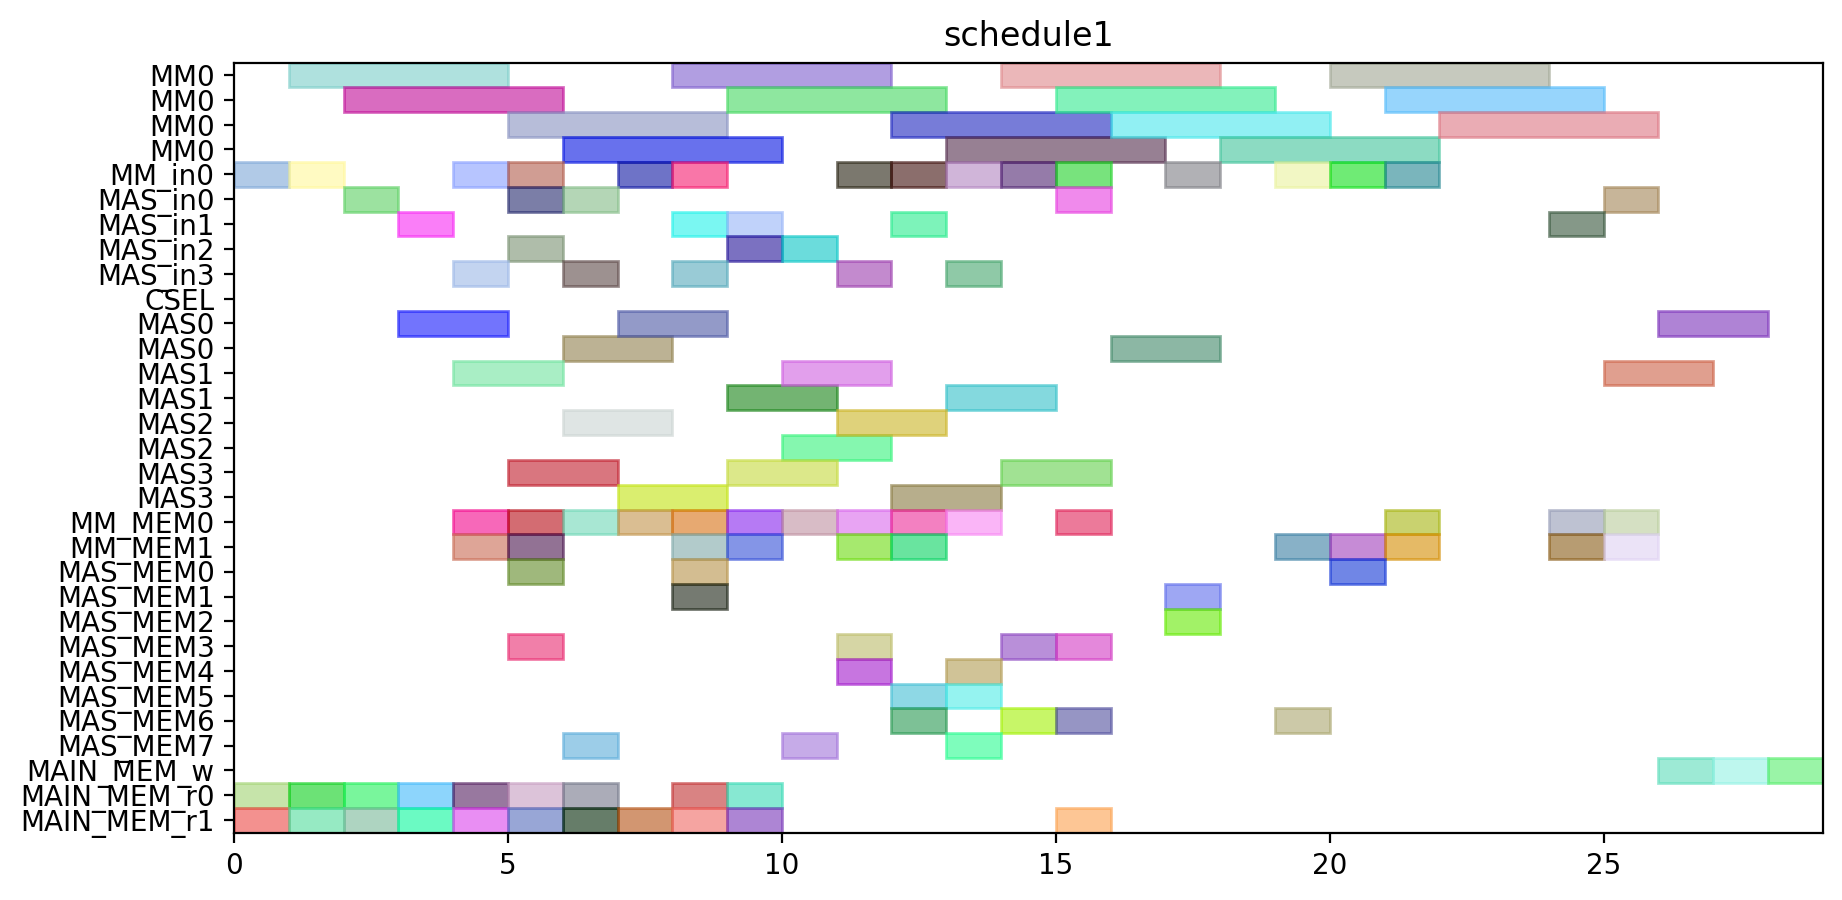

The Python source for this figure:
from pyschedule import Scenario, solvers, plotters, alt


def solve():
	horizon = 142
	S = Scenario("schedule1", horizon=horizon)

	# resource
	MM = S.Resources('MM', num=1, size=4)
	MM_in = S.Resources('MM_in', num=1)
	MAS_in = S.Resources('MAS_in', num=4)
	CSEL = S.Resource('CSEL')
	MAS = S.Resources('MAS', num=4, size=2, periods=range(1, horizon))
	MM_MEM = S.Resources('MM_MEM', num=2)
	MAS_MEM = S.Resources('MAS_MEM', num=8)
	MAIN_MEM_w = S.Resource('MAIN_MEM_w', size=1)
	MAIN_MEM_r = S.Resources('MAIN_MEM_r', num=2)

	# result of previous scheduling
	t0_in = S.Task('t0_in', length=1, delay_cost=1)
	S += t0_in >= 0
	t0_in += MM_in[0]

	t0_mem0 = S.Task('t0_mem0', length=1, delay_cost=1)
	S += t0_mem0 >= 0
	t0_mem0 += MAIN_MEM_r[0]

	t0_mem1 = S.Task('t0_mem1', length=1, delay_cost=1)
	S += t0_mem1 >= 0
	t0_mem1 += MAIN_MEM_r[1]

	t0 = S.Task('t0', length=4, delay_cost=1)
	S += t0 >= 1
	t0 += MM[0]

	t2_in = S.Task('t2_in', length=1, delay_cost=1)
	S += t2_in >= 1
	t2_in += MM_in[0]

	t2_mem0 = S.Task('t2_mem0', length=1, delay_cost=1)
	S += t2_mem0 >= 1
	t2_mem0 += MAIN_MEM_r[0]

	t2_mem1 = S.Task('t2_mem1', length=1, delay_cost=1)
	S += t2_mem1 >= 1
	t2_mem1 += MAIN_MEM_r[1]

	t2 = S.Task('t2', length=4, delay_cost=1)
	S += t2 >= 2
	t2 += MM[0]

	t3_in = S.Task('t3_in', length=1, delay_cost=1)
	S += t3_in >= 2
	t3_in += MAS_in[0]

	t3_mem0 = S.Task('t3_mem0', length=1, delay_cost=1)
	S += t3_mem0 >= 2
	t3_mem0 += MAIN_MEM_r[0]

	t3_mem1 = S.Task('t3_mem1', length=1, delay_cost=1)
	S += t3_mem1 >= 2
	t3_mem1 += MAIN_MEM_r[1]

	t3 = S.Task('t3', length=2, delay_cost=1)
	S += t3 >= 3
	t3 += MAS[0]

	t4_in = S.Task('t4_in', length=1, delay_cost=1)
	S += t4_in >= 3
	t4_in += MAS_in[1]

	t4_mem0 = S.Task('t4_mem0', length=1, delay_cost=1)
	S += t4_mem0 >= 3
	t4_mem0 += MAIN_MEM_r[0]

	t4_mem1 = S.Task('t4_mem1', length=1, delay_cost=1)
	S += t4_mem1 >= 3
	t4_mem1 += MAIN_MEM_r[1]

	t18_in = S.Task('t18_in', length=1, delay_cost=1)
	S += t18_in >= 4
	t18_in += MAS_in[3]

	t18_mem0 = S.Task('t18_mem0', length=1, delay_cost=1)
	S += t18_mem0 >= 4
	t18_mem0 += MM_MEM[0]

	t18_mem1 = S.Task('t18_mem1', length=1, delay_cost=1)
	S += t18_mem1 >= 4
	t18_mem1 += MM_MEM[1]

	t1_in = S.Task('t1_in', length=1, delay_cost=1)
	S += t1_in >= 4
	t1_in += MM_in[0]

	t1_mem0 = S.Task('t1_mem0', length=1, delay_cost=1)
	S += t1_mem0 >= 4
	t1_mem0 += MAIN_MEM_r[0]

	t1_mem1 = S.Task('t1_mem1', length=1, delay_cost=1)
	S += t1_mem1 >= 4
	t1_mem1 += MAIN_MEM_r[1]

	t4 = S.Task('t4', length=2, delay_cost=1)
	S += t4 >= 4
	t4 += MAS[1]

	t1 = S.Task('t1', length=4, delay_cost=1)
	S += t1 >= 5
	t1 += MM[0]

	t14_in = S.Task('t14_in', length=1, delay_cost=1)
	S += t14_in >= 5
	t14_in += MAS_in[0]

	t14_mem0 = S.Task('t14_mem0', length=1, delay_cost=1)
	S += t14_mem0 >= 5
	t14_mem0 += MAIN_MEM_r[0]

	t14_mem1 = S.Task('t14_mem1', length=1, delay_cost=1)
	S += t14_mem1 >= 5
	t14_mem1 += MAIN_MEM_r[1]

	t16_in = S.Task('t16_in', length=1, delay_cost=1)
	S += t16_in >= 5
	t16_in += MAS_in[2]

	t16_mem0 = S.Task('t16_mem0', length=1, delay_cost=1)
	S += t16_mem0 >= 5
	t16_mem0 += MM_MEM[0]

	t16_mem1 = S.Task('t16_mem1', length=1, delay_cost=1)
	S += t16_mem1 >= 5
	t16_mem1 += MM_MEM[1]

	t18 = S.Task('t18', length=2, delay_cost=1)
	S += t18 >= 5
	t18 += MAS[3]

	t5_in = S.Task('t5_in', length=1, delay_cost=1)
	S += t5_in >= 5
	t5_in += MM_in[0]

	t5_mem0 = S.Task('t5_mem0', length=1, delay_cost=1)
	S += t5_mem0 >= 5
	t5_mem0 += MAS_MEM[0]

	t5_mem1 = S.Task('t5_mem1', length=1, delay_cost=1)
	S += t5_mem1 >= 5
	t5_mem1 += MAS_MEM[3]

	t13_in = S.Task('t13_in', length=1, delay_cost=1)
	S += t13_in >= 6
	t13_in += MAS_in[0]

	t13_mem0 = S.Task('t13_mem0', length=1, delay_cost=1)
	S += t13_mem0 >= 6
	t13_mem0 += MAIN_MEM_r[0]

	t13_mem1 = S.Task('t13_mem1', length=1, delay_cost=1)
	S += t13_mem1 >= 6
	t13_mem1 += MAIN_MEM_r[1]

	t14 = S.Task('t14', length=2, delay_cost=1)
	S += t14 >= 6
	t14 += MAS[0]

	t16 = S.Task('t16', length=2, delay_cost=1)
	S += t16 >= 6
	t16 += MAS[2]

	t19_in = S.Task('t19_in', length=1, delay_cost=1)
	S += t19_in >= 6
	t19_in += MAS_in[3]

	t19_mem0 = S.Task('t19_mem0', length=1, delay_cost=1)
	S += t19_mem0 >= 6
	t19_mem0 += MM_MEM[0]

	t19_mem1 = S.Task('t19_mem1', length=1, delay_cost=1)
	S += t19_mem1 >= 6
	t19_mem1 += MAS_MEM[7]

	t5 = S.Task('t5', length=4, delay_cost=1)
	S += t5 >= 6
	t5 += MM[0]

	t13 = S.Task('t13', length=2, delay_cost=1)
	S += t13 >= 7
	t13 += MAS[0]

	t19 = S.Task('t19', length=2, delay_cost=1)
	S += t19 >= 7
	t19 += MAS[3]

	t20_in = S.Task('t20_in', length=1, delay_cost=1)
	S += t20_in >= 7
	t20_in += MM_in[0]

	t20_mem0 = S.Task('t20_mem0', length=1, delay_cost=1)
	S += t20_mem0 >= 7
	t20_mem0 += MM_MEM[0]

	t20_mem1 = S.Task('t20_mem1', length=1, delay_cost=1)
	S += t20_mem1 >= 7
	t20_mem1 += MAIN_MEM_r[1]

	t15_in = S.Task('t15_in', length=1, delay_cost=1)
	S += t15_in >= 8
	t15_in += MM_in[0]

	t15_mem0 = S.Task('t15_mem0', length=1, delay_cost=1)
	S += t15_mem0 >= 8
	t15_mem0 += MAS_MEM[0]

	t15_mem1 = S.Task('t15_mem1', length=1, delay_cost=1)
	S += t15_mem1 >= 8
	t15_mem1 += MAS_MEM[1]

	t20 = S.Task('t20', length=4, delay_cost=1)
	S += t20 >= 8
	t20 += MM[0]

	t6_in = S.Task('t6_in', length=1, delay_cost=1)
	S += t6_in >= 8
	t6_in += MAS_in[3]

	t6_mem0 = S.Task('t6_mem0', length=1, delay_cost=1)
	S += t6_mem0 >= 8
	t6_mem0 += MM_MEM[0]

	t6_mem1 = S.Task('t6_mem1', length=1, delay_cost=1)
	S += t6_mem1 >= 8
	t6_mem1 += MM_MEM[1]

	t9_in = S.Task('t9_in', length=1, delay_cost=1)
	S += t9_in >= 8
	t9_in += MAS_in[1]

	t9_mem0 = S.Task('t9_mem0', length=1, delay_cost=1)
	S += t9_mem0 >= 8
	t9_mem0 += MAIN_MEM_r[0]

	t9_mem1 = S.Task('t9_mem1', length=1, delay_cost=1)
	S += t9_mem1 >= 8
	t9_mem1 += MAIN_MEM_r[1]

	t11_in = S.Task('t11_in', length=1, delay_cost=1)
	S += t11_in >= 9
	t11_in += MAS_in[1]

	t11_mem0 = S.Task('t11_mem0', length=1, delay_cost=1)
	S += t11_mem0 >= 9
	t11_mem0 += MM_MEM[0]

	t11_mem1 = S.Task('t11_mem1', length=1, delay_cost=1)
	S += t11_mem1 >= 9
	t11_mem1 += MM_MEM[1]

	t15 = S.Task('t15', length=4, delay_cost=1)
	S += t15 >= 9
	t15 += MM[0]

	t6 = S.Task('t6', length=2, delay_cost=1)
	S += t6 >= 9
	t6 += MAS[3]

	t8_in = S.Task('t8_in', length=1, delay_cost=1)
	S += t8_in >= 9
	t8_in += MAS_in[2]

	t8_mem0 = S.Task('t8_mem0', length=1, delay_cost=1)
	S += t8_mem0 >= 9
	t8_mem0 += MAIN_MEM_r[0]

	t8_mem1 = S.Task('t8_mem1', length=1, delay_cost=1)
	S += t8_mem1 >= 9
	t8_mem1 += MAIN_MEM_r[1]

	t9 = S.Task('t9', length=2, delay_cost=1)
	S += t9 >= 9
	t9 += MAS[1]

	t11 = S.Task('t11', length=2, delay_cost=1)
	S += t11 >= 10
	t11 += MAS[1]

	t7_in = S.Task('t7_in', length=1, delay_cost=1)
	S += t7_in >= 10
	t7_in += MAS_in[2]

	t7_mem0 = S.Task('t7_mem0', length=1, delay_cost=1)
	S += t7_mem0 >= 10
	t7_mem0 += MM_MEM[0]

	t7_mem1 = S.Task('t7_mem1', length=1, delay_cost=1)
	S += t7_mem1 >= 10
	t7_mem1 += MAS_MEM[7]

	t8 = S.Task('t8', length=2, delay_cost=1)
	S += t8 >= 10
	t8 += MAS[2]

	t10_in = S.Task('t10_in', length=1, delay_cost=1)
	S += t10_in >= 11
	t10_in += MM_in[0]

	t10_mem0 = S.Task('t10_mem0', length=1, delay_cost=1)
	S += t10_mem0 >= 11
	t10_mem0 += MAS_MEM[4]

	t10_mem1 = S.Task('t10_mem1', length=1, delay_cost=1)
	S += t10_mem1 >= 11
	t10_mem1 += MAS_MEM[3]

	t22_in = S.Task('t22_in', length=1, delay_cost=1)
	S += t22_in >= 11
	t22_in += MAS_in[3]

	t22_mem0 = S.Task('t22_mem0', length=1, delay_cost=1)
	S += t22_mem0 >= 11
	t22_mem0 += MM_MEM[0]

	t22_mem1 = S.Task('t22_mem1', length=1, delay_cost=1)
	S += t22_mem1 >= 11
	t22_mem1 += MM_MEM[1]

	t7 = S.Task('t7', length=2, delay_cost=1)
	S += t7 >= 11
	t7 += MAS[2]

	t10 = S.Task('t10', length=4, delay_cost=1)
	S += t10 >= 12
	t10 += MM[0]

	t21_in = S.Task('t21_in', length=1, delay_cost=1)
	S += t21_in >= 12
	t21_in += MAS_in[1]

	t21_mem0 = S.Task('t21_mem0', length=1, delay_cost=1)
	S += t21_mem0 >= 12
	t21_mem0 += MM_MEM[0]

	t21_mem1 = S.Task('t21_mem1', length=1, delay_cost=1)
	S += t21_mem1 >= 12
	t21_mem1 += MM_MEM[1]

	t22 = S.Task('t22', length=2, delay_cost=1)
	S += t22 >= 12
	t22 += MAS[3]

	t28_in = S.Task('t28_in', length=1, delay_cost=1)
	S += t28_in >= 12
	t28_in += MM_in[0]

	t28_mem0 = S.Task('t28_mem0', length=1, delay_cost=1)
	S += t28_mem0 >= 12
	t28_mem0 += MAS_MEM[6]

	t28_mem1 = S.Task('t28_mem1', length=1, delay_cost=1)
	S += t28_mem1 >= 12
	t28_mem1 += MAS_MEM[5]

	t17_in = S.Task('t17_in', length=1, delay_cost=1)
	S += t17_in >= 13
	t17_in += MAS_in[3]

	t17_mem0 = S.Task('t17_mem0', length=1, delay_cost=1)
	S += t17_mem0 >= 13
	t17_mem0 += MM_MEM[0]

	t17_mem1 = S.Task('t17_mem1', length=1, delay_cost=1)
	S += t17_mem1 >= 13
	t17_mem1 += MAS_MEM[5]

	t21 = S.Task('t21', length=2, delay_cost=1)
	S += t21 >= 13
	t21 += MAS[1]

	t25_in = S.Task('t25_in', length=1, delay_cost=1)
	S += t25_in >= 13
	t25_in += MM_in[0]

	t25_mem0 = S.Task('t25_mem0', length=1, delay_cost=1)
	S += t25_mem0 >= 13
	t25_mem0 += MAS_MEM[4]

	t25_mem1 = S.Task('t25_mem1', length=1, delay_cost=1)
	S += t25_mem1 >= 13
	t25_mem1 += MAS_MEM[7]

	t28 = S.Task('t28', length=4, delay_cost=1)
	S += t28 >= 13
	t28 += MM[0]

	t17 = S.Task('t17', length=2, delay_cost=1)
	S += t17 >= 14
	t17 += MAS[3]

	t25 = S.Task('t25', length=4, delay_cost=1)
	S += t25 >= 14
	t25 += MM[0]

	t27_in = S.Task('t27_in', length=1, delay_cost=1)
	S += t27_in >= 14
	t27_in += MM_in[0]

	t27_mem0 = S.Task('t27_mem0', length=1, delay_cost=1)
	S += t27_mem0 >= 14
	t27_mem0 += MAS_MEM[6]

	t27_mem1 = S.Task('t27_mem1', length=1, delay_cost=1)
	S += t27_mem1 >= 14
	t27_mem1 += MAS_MEM[3]

	t12_in = S.Task('t12_in', length=1, delay_cost=1)
	S += t12_in >= 15
	t12_in += MAS_in[0]

	t12_mem0 = S.Task('t12_mem0', length=1, delay_cost=1)
	S += t12_mem0 >= 15
	t12_mem0 += MM_MEM[0]

	t12_mem1 = S.Task('t12_mem1', length=1, delay_cost=1)
	S += t12_mem1 >= 15
	t12_mem1 += MAS_MEM[3]

	t23_in = S.Task('t23_in', length=1, delay_cost=1)
	S += t23_in >= 15
	t23_in += MM_in[0]

	t23_mem0 = S.Task('t23_mem0', length=1, delay_cost=1)
	S += t23_mem0 >= 15
	t23_mem0 += MAS_MEM[6]

	t23_mem1 = S.Task('t23_mem1', length=1, delay_cost=1)
	S += t23_mem1 >= 15
	t23_mem1 += MAIN_MEM_r[1]

	t27 = S.Task('t27', length=4, delay_cost=1)
	S += t27 >= 15
	t27 += MM[0]

	t12 = S.Task('t12', length=2, delay_cost=1)
	S += t12 >= 16
	t12 += MAS[0]

	t23 = S.Task('t23', length=4, delay_cost=1)
	S += t23 >= 16
	t23 += MM[0]

	t29_in = S.Task('t29_in', length=1, delay_cost=1)
	S += t29_in >= 17
	t29_in += MM_in[0]

	t29_mem0 = S.Task('t29_mem0', length=1, delay_cost=1)
	S += t29_mem0 >= 17
	t29_mem0 += MAS_MEM[2]

	t29_mem1 = S.Task('t29_mem1', length=1, delay_cost=1)
	S += t29_mem1 >= 17
	t29_mem1 += MAS_MEM[1]

	t29 = S.Task('t29', length=4, delay_cost=1)
	S += t29 >= 18
	t29 += MM[0]


	# new tasks
	t24 = S.Task('t24', length=4, delay_cost=1)
	t24 += alt(MM)
	t24_in = S.Task('t24_in', length=1, delay_cost=1)
	t24_in += alt(MM_in)
	S += t24_in*MM_in[0]<=t24*MM[0]
	t24_mem0 = S.Task('t24_mem0', length=1, delay_cost=1)
	t24_mem0 += MAS_MEM[0]
	S += 17 < t24_mem0
	S += t24_mem0 <= t24

	t24_mem1 = S.Task('t24_mem1', length=1, delay_cost=1)
	t24_mem1 += MM_MEM[1]
	S += 19 < t24_mem1
	S += t24_mem1 <= t24

	t26 = S.Task('t26', length=4, delay_cost=1)
	t26 += alt(MM)
	t26_in = S.Task('t26_in', length=1, delay_cost=1)
	t26_in += alt(MM_in)
	S += t26_in*MM_in[0]<=t26*MM[0]
	t26_mem0 = S.Task('t26_mem0', length=1, delay_cost=1)
	t26_mem0 += MAS_MEM[6]
	S += 8 < t26_mem0
	S += t26_mem0 <= t26

	t26_mem1 = S.Task('t26_mem1', length=1, delay_cost=1)
	t26_mem1 += MM_MEM[1]
	S += 19 < t26_mem1
	S += t26_mem1 <= t26

	PZ_new = S.Task('PZ_new', length=4, delay_cost=1)
	PZ_new += alt(MM)
	PZ_new_in = S.Task('PZ_new_in', length=1, delay_cost=1)
	PZ_new_in += alt(MM_in)
	S += PZ_new_in*MM_in[0]<=PZ_new*MM[0]
	S += 0<PZ_new

	PZ_new_w = S.Task('PZ_new_w', length=1, delay_cost=1)
	PZ_new_w += alt(MAIN_MEM_w)
	S += PZ_new <= PZ_new_w

	PZ_new_mem0 = S.Task('PZ_new_mem0', length=1, delay_cost=1)
	PZ_new_mem0 += MM_MEM[0]
	S += 21 < PZ_new_mem0
	S += PZ_new_mem0 <= PZ_new

	PZ_new_mem1 = S.Task('PZ_new_mem1', length=1, delay_cost=1)
	PZ_new_mem1 += MM_MEM[1]
	S += 16 < PZ_new_mem1
	S += PZ_new_mem1 <= PZ_new

	PX_new = S.Task('PX_new', length=2, delay_cost=1)
	PX_new += alt(MAS)
	PX_new_in = S.Task('PX_new_in', length=1, delay_cost=1)
	PX_new_in += alt(MAS_in)
	S += PX_new_in*MAS_in[0]<=PX_new*MAS[0]

	S += PX_new_in*MAS_in[1]<=PX_new*MAS[1]

	S += PX_new_in*MAS_in[2]<=PX_new*MAS[2]

	S += PX_new_in*MAS_in[3]<=PX_new*MAS[3]

	S += 0<PX_new

	PX_new_w = S.Task('PX_new_w', length=1, delay_cost=1)
	PX_new_w += alt(MAIN_MEM_w)
	S += PX_new <= PX_new_w

	PX_new_mem0 = S.Task('PX_new_mem0', length=1, delay_cost=1)
	PX_new_mem0 += MM_MEM[0]
	S += 17 < PX_new_mem0
	S += PX_new_mem0 <= PX_new

	PX_new_mem1 = S.Task('PX_new_mem1', length=1, delay_cost=1)
	PX_new_mem1 += alt(MM_MEM)
	S += (t24*MM[0])-1 < PX_new_mem1*MM_MEM[1]
	S += PX_new_mem1 <= PX_new

	PY_new = S.Task('PY_new', length=2, delay_cost=1)
	PY_new += alt(MAS)
	PY_new_in = S.Task('PY_new_in', length=1, delay_cost=1)
	PY_new_in += alt(MAS_in)
	S += PY_new_in*MAS_in[0]<=PY_new*MAS[0]

	S += PY_new_in*MAS_in[1]<=PY_new*MAS[1]

	S += PY_new_in*MAS_in[2]<=PY_new*MAS[2]

	S += PY_new_in*MAS_in[3]<=PY_new*MAS[3]

	S += 0<PY_new

	PY_new_w = S.Task('PY_new_w', length=1, delay_cost=1)
	PY_new_w += alt(MAIN_MEM_w)
	S += PY_new <= PY_new_w

	PY_new_mem0 = S.Task('PY_new_mem0', length=1, delay_cost=1)
	PY_new_mem0 += MM_MEM[0]
	S += 18 < PY_new_mem0
	S += PY_new_mem0 <= PY_new

	PY_new_mem1 = S.Task('PY_new_mem1', length=1, delay_cost=1)
	PY_new_mem1 += alt(MM_MEM)
	S += (t26*MM[0])-1 < PY_new_mem1*MM_MEM[1]
	S += PY_new_mem1 <= PY_new

	solvers.mip.solve(S,msg=1,kind='CPLEX',ratio_gap=1.01)

	solution = [['hoge']*len(S.solution()[1]) for i in range(len(S.solution()))]
	for i in range(len(S.solution())):
		for j in range(len(S.solution()[i])):
			solution[i][j]=str(S.solution()[i][j])
	print(solution)

	cycles = int(solution[-1][3])

	pic_file_name = "/home/mfukuda/ABE/multiRAM_multiMAS_16mux/scheduling_result/stage4MM1_stage2MAS4/EP_ADD_A_0/schedule1.png"
	if(S.solution() != []):
		plotters.matplotlib.plot(S,img_filename=pic_file_name, show_task_labels=False, fig_size=(cycles*0.25+3, 5))

	return solution
